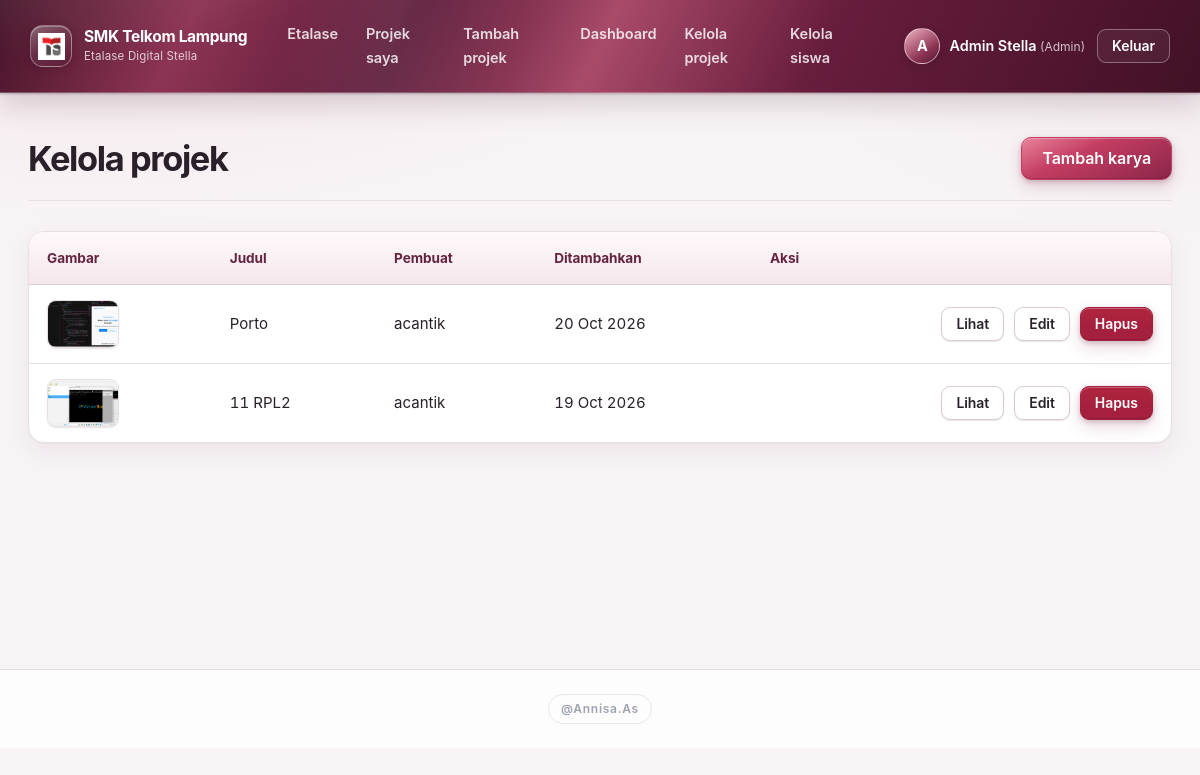
Page /admin/projek.php (signed in) on the committed database.
### tables this page shows
CREATE TABLE `projek` (
  `id` int(11) NOT NULL,
  `user_id` int(11) NOT NULL,
  `judul` varchar(150) NOT NULL,
  `deskripsi` text NOT NULL,
  `gambar` varchar(255) NOT NULL,
  `link_pendukung` varchar(255) NOT NULL,
  `link_demo` varchar(255) DEFAULT NULL,
  `created_at` timestamp NOT NULL DEFAULT current_timestamp(),
  `updated_at` timestamp NOT NULL DEFAULT current_timestamp() ON UPDATE current_timestamp()
);

CREATE TABLE `users` (
  `id` int(11) NOT NULL,
  `nama` varchar(100) NOT NULL,
  `username` varchar(50) NOT NULL,
  `password` varchar(255) NOT NULL,
  `role` enum('super_admin','admin','siswa') NOT NULL DEFAULT 'siswa',
  `kelas` varchar(20) DEFAULT NULL,
  `created_at` timestamp NOT NULL DEFAULT current_timestamp(),
  `foto_profil` varchar(255) DEFAULT NULL
);

### admin/projek.php (the view, shortened to what this page needs)
<?php
require __DIR__ . '/../config/helper.php';
$daftar = db_semua(
    "SELECT p.id, p.judul, p.gambar, p.created_at, u.nama
       FROM projek p JOIN users u ON u.id = p.user_id
      ORDER BY p.created_at DESC"
);
require __DIR__ . '/../includes/header.php';
?>
<div class="judul-halaman">
    <h1>Kelola projek</h1>
    <a class="tombol" href="<?= BASE_URL ?>/siswa/tambah.php">Tambah karya</a>
</div>
<?php if (!$daftar): ?>
    <div class="kosong"><p>Belum ada projek. Tambahkan karya pertama.</p></div>
<?php else: ?>
<div class="tabel-bungkus">
<table class="tabel">
    <thead><tr><th>Gambar</th><th>Judul</th><th>Pembuat</th><th>Ditambahkan</th><th>Aksi</th></tr></thead>
    <tbody>
    <?php foreach ($daftar as $p): ?>
        <tr>
            <td><img class="thumb" src="<?= BASE_URL ?>/assets/uploads/<?= e($p['gambar']) ?>" alt=""></td>
            <td><?= e($p['judul']) ?></td>
            <td><?= e($p['nama']) ?></td>
            <td><?= e(tanggal_id($p['created_at'])) ?></td>
            <td class="aksi">
                <a class="tombol tombol-kecil tombol-garis" href="<?= BASE_URL ?>/siswa/detail.php?id=<?= (int)$p['id'] ?>">Lihat</a>
                <a class="tombol tombol-kecil tombol-garis" href="<?= BASE_URL ?>/siswa/edit.php?id=<?= (int)$p['id'] ?>">Edit</a>
                <?= form_hapus_projek($p['id'], 'admin') ?>
            </td>
        </tr>
    <?php endforeach; ?>
    </tbody>
</table>
</div>
<?php endif; ?>
<?php require __DIR__ . '/../includes/footer.php'; ?>

### config/helper.php (shortened to what this page needs)
<?php
require_once __DIR__ . '/koneksi.php';
function e($teks) {
    return htmlspecialchars((string)$teks, ENT_QUOTES, 'UTF-8');
}
function db_persiapkan($sql, $tipe, $param) {
    global $koneksi;
    $stmt = mysqli_prepare($koneksi, $sql);
    return $stmt;
}
function db_semua($sql, $tipe = '', $param = []) {
    $stmt = db_persiapkan($sql, $tipe, $param);
    if (!mysqli_stmt_execute($stmt)) {
        $error = mysqli_stmt_error($stmt);
        mysqli_stmt_close($stmt);
        throw new RuntimeException('Query database gagal dijalankan: ' . $error);
    }
    $hasil = mysqli_stmt_get_result($stmt);
    $baris = $hasil ? mysqli_fetch_all($hasil, MYSQLI_ASSOC) : [];
    return $baris;
}
function csrf_token() {
    return $_SESSION['csrf'];
}
function csrf_field() {
    return '<input type="hidden" name="csrf" value="' . csrf_token() . '">';
}
function tanggal_id($waktu) {
    return date('d M Y', strtotime($waktu));
}
function form_hapus_projek($id, $kembali, $kelas = 'tombol tombol-kecil tombol-bahaya') {
    return '<form method="post" action="' . BASE_URL . '/siswa/hapus.php" class="form-inline" data-konfirm="Hapus projek ini? Tindakan ini tidak bisa dibatalkan.">'
         . csrf_field()
         . '<input type="hidden" name="id" value="' . (int)$id . '">'
         . '<input type="hidden" name="kembali" value="' . e($kembali) . '">'
         . '<button type="submit" class="' . $kelas . '">Hapus</button></form>';
}

### assets/css/base.css (style rules this page uses)
:root { --langit: #ffffff; --langit-2: #fff0f4; --bintang: #c43d62; --bintang-gelap: #641b38; --bintang-terang: #ed7894; --burgundy-metal: linear-gradient(115deg, #451329 0%, #8d3454 16%, #5a1837 34%, #a94a69 50%, #681d3d 68%, #421126 100%); --kertas: #f8f4f6; --permukaan: #ffffff; --teks: #29202a; --teks-lembut: #746a76; --garis: #e9e0e6; --garis-tegas: #d8cbd4; --bahaya: #a51f3e; --radius: 16px; --radius-kecil: 10px; --bayangan-kecil: 0 1px 2px rgba(53, 18, 38, 0.07), 0 1px 1px rgba(53, 18, 38, 0.04); --bayangan: 0 1px 2px rgba(53, 18, 38, 0.04), 0 8px 24px rgba(53, 18, 38, 0.07); --bayangan-besar: 0 2px 4px rgba(53, 18, 38, 0.04), 0 18px 44px rgba(53, 18, 38, 0.12); --ease: cubic-bezier(0.2, 0.7, 0.2, 1); }
* { box-sizing: border-box; }
html { -webkit-text-size-adjust: 100%; scroll-behavior: smooth; }
body { margin: 0; font-family: "Inter", system-ui, -apple-system, "Segoe UI", Roboto, "Helvetica Neue", Arial, sans-serif; font-size: 16px; line-height: 1.65; background: radial-gradient(ellipse 60rem 26rem at 8% -4rem, rgba(196, 61, 98, 0.09), transparent 70%), radial-gradient(ellipse 40rem 22rem at 100% 0, rgba(141, 52, 84, 0.055), transparent 70%), var(--kertas); background-attachment: fixed; color: var(--teks); -webkit-font-smoothing: antialiased; -moz-osx-font-smoothing: grayscale; text-rendering: optimizeLegibility; }
a { color: var(--bintang-gelap); text-decoration-color: rgba(100, 27, 56, 0.3); text-underline-offset: 3px; transition: color 160ms var(--ease), text-decoration-color 160ms var(--ease); }
img { max-width: 100%; display: block; }
h1, h2, h3 { color: var(--teks); text-wrap: balance; }
h1 { font-size: clamp(1.7rem, 3vw, 2.15rem); font-weight: 750; letter-spacing: -0.04em; margin: 0; line-height: 1.15; }
.judul-halaman { display: flex; flex-wrap: wrap; align-items: center; justify-content: space-between; gap: 16px; margin-bottom: 30px; padding-bottom: 20px; border-bottom: 1px solid var(--garis); }
.tombol { display: inline-flex; align-items: center; justify-content: center; gap: 8px; border: 1px solid var(--bintang); background: linear-gradient(155deg, #e9839b 0%, #c43d62 38%, #8a2549 100%); color: #fff; font: inherit; font-weight: 620; letter-spacing: -0.005em; line-height: 1.3; padding: 10px 20px; border-radius: var(--radius-kecil); text-decoration: none; cursor: pointer; box-shadow: inset 0 1px 0 rgba(255, 255, 255, 0.28), inset 0 -1px 0 rgba(53, 10, 30, 0.2), 0 2px 5px rgba(83, 20, 48, 0.22), 0 7px 16px rgba(133, 33, 68, 0.17); transition: background 160ms var(--ease), border-color 160ms var(--ease), box-shadow 200ms var(--ease), transform 160ms var(--ease), color 160ms var(--ease); }
.tombol-garis { background: var(--permukaan); color: var(--teks); border-color: var(--garis-tegas); box-shadow: var(--bayangan-kecil); }
.tombol-bahaya { background: linear-gradient(180deg, #b72a3f -40%, var(--bahaya) 60%); border-color: var(--bahaya); color: #fff; }
.tombol-kecil { padding: 7px 14px; font-size: 0.875rem; border-radius: 9px; }
.form-inline { display: inline; margin: 0; }

### assets/css/tabel.css (style rules this page uses)
.tabel-bungkus { overflow-x: auto; background: var(--permukaan); border: 1px solid var(--garis); border-radius: var(--radius); box-shadow: var(--bayangan); -webkit-overflow-scrolling: touch; }
.tabel { width: 100%; border-collapse: collapse; min-width: 560px; }
.tabel th, .tabel td { text-align: left; padding: 15px 18px; border-bottom: 1px solid var(--garis); vertical-align: middle; }
.tabel th { background: linear-gradient(180deg, #fff8fa, #f4e8ed); border-bottom: 1px solid var(--garis-tegas); font-size: 0.85rem; font-weight: 650; letter-spacing: -0.005em; color: #64233f; white-space: nowrap; }
.tabel td { font-size: 0.94rem; font-variant-numeric: tabular-nums; }
.tabel tbody tr { transition: background-color 160ms var(--ease); }
.tabel tr:last-child td { border-bottom: 0; }
.tabel .aksi { white-space: nowrap; text-align: right; }
.tabel .aksi > * { margin-right: 6px; }
.tabel .aksi > *:last-child { margin-right: 0; }
.thumb { width: 72px; height: 48px; object-fit: cover; border-radius: 9px; border: 1px solid var(--garis); background: #eef1f5; box-shadow: var(--bayangan-kecil); }

### rows in the picture
projek: gambar (picture), judul "Porto", user.nama "acantik", created_at "20 Oct 2026"
projek: gambar (picture), judul "11 RPL2", user.nama "acantik", created_at "19 Oct 2026"

### other values in the picture
mb_strtoupper(mb_substr($u['nama'], 0, 1)) "A"
$u['nama'] "Admin Stella"
label_role($u['role']) "Admin"
